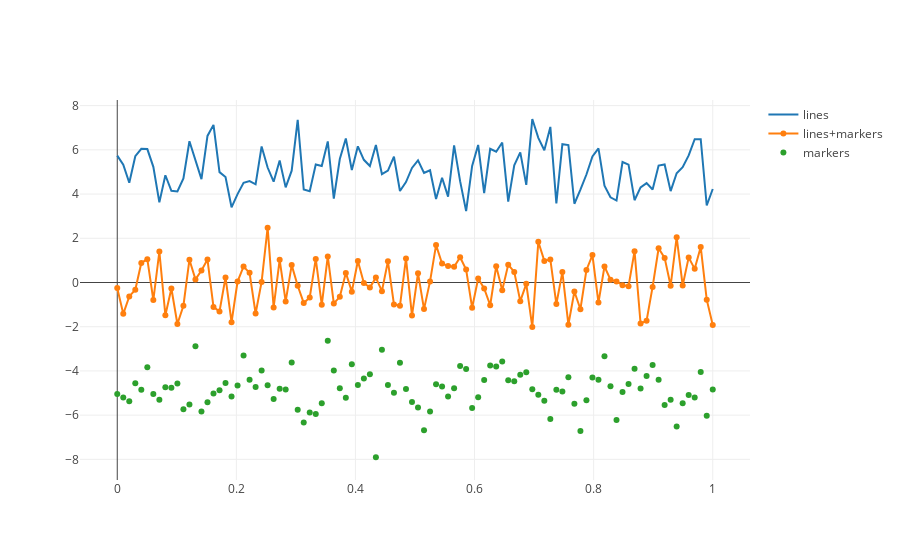

The notebook cell saved with this chart:
### Markdown cell above
## Line Plots

Comprehensive information is here: https://plot.ly/python/line-charts/

Actually use the same thing as scatter, but with different options; here's a highlight of the different options:

### Code cell
N = 100
random_x = np.linspace(0, 1, N)
random_y0 = np.random.randn(N)+5
random_y1 = np.random.randn(N)
random_y2 = np.random.randn(N)-5

# Create traces
trace0 = go.Scatter(
    x = random_x,
    y = random_y0,
    mode = 'lines',
    name = 'lines'
)
trace1 = go.Scatter(
    x = random_x,
    y = random_y1,
    mode = 'lines+markers',
    name = 'lines+markers'
)
trace2 = go.Scatter(
    x = random_x,
    y = random_y2,
    mode = 'markers',
    name = 'markers'
)
data = [trace0, trace1, trace2]

py.iplot(data)
